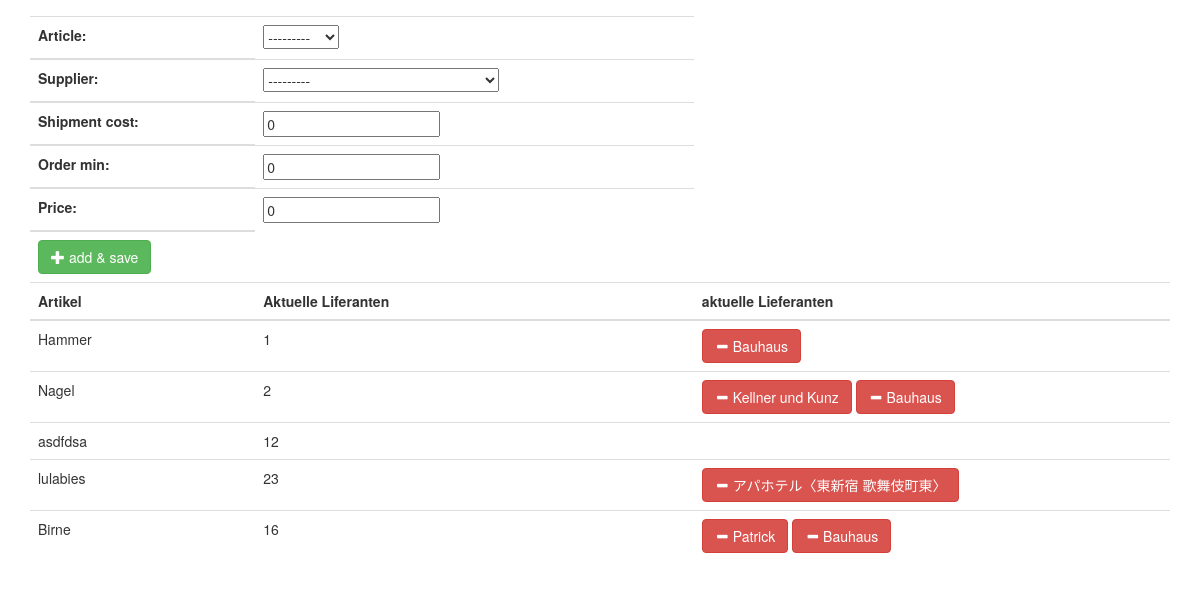
The page /getmatrix/ on the database as committed earlier.
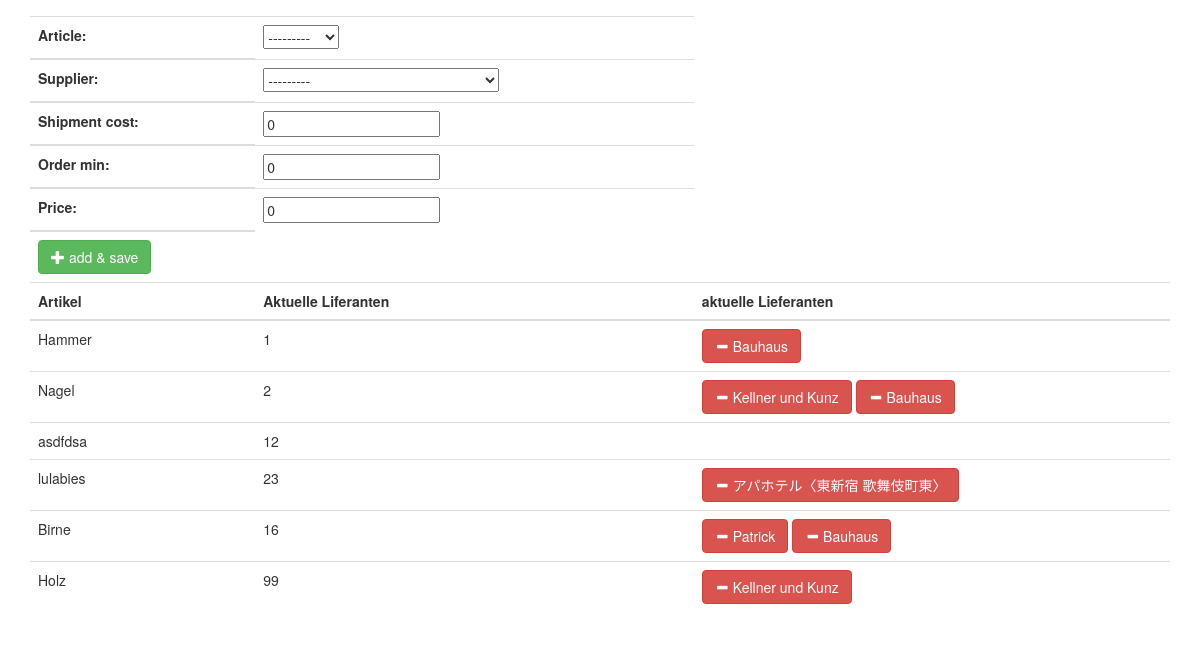
The same page on the database as committed later.
### warehouse/models.py (models this page shows, shortened)
class Article(models.Model):
    id = models.AutoField(primary_key=True)
    label = models.CharField(max_length=200)
    sensor_no = models.IntegerField()
    sensor_status = models.BooleanField(default=True)
    supplier = models.ManyToManyField(Supplier, through='Detail')
    def __str__(self):
        return self.label

class Detail(models.Model):
    id = models.AutoField(primary_key=True)
    article = models.ForeignKey(Article, on_delete=models.CASCADE)
    supplier = models.ForeignKey(Supplier, on_delete=models.CASCADE)
    shipment_cost = models.IntegerField(default=0)
    order_min = models.IntegerField(default=0)
    price = models.IntegerField(default=0)

class Supplier(models.Model):
    id = models.AutoField(primary_key=True)
    name = models.CharField(max_length=200)
    def __str__(self):
        return self.name

### warehouse/views.py (the view, shortened to what this page needs)
# urls.py: path('getmatrix/', MatrixListView.as_view(), name='getmatrix'),
class MatrixListView(generic.ListView):
    template_name = 'getmatrix.html'
    context_object_name = 'articles'
    queryset = Article.objects.all()
    def get_context_data(self, **kwargs):
        context = super(MatrixListView, self).get_context_data(**kwargs)
        context['details'] = Detail.objects.all()
        context['formx'] = SearchForm()
        context['formy'] = AddArticleToSuppForm()
        return context

### warehouse/forms.py
class SearchForm(forms.Form):
    search_term = forms.CharField(label='search_term', max_length=100, widget=forms.TextInput(attrs={'class': 'form-control',}))

class AddArticleToSuppForm(forms.ModelForm):
    class Meta:
        model = Detail
        fields = ('article', 'supplier','shipment_cost', 'order_min', 'price')
        widgets = {
        }

### warehouse/templates/getmatrix.html (shortened to what this page needs)
<!DOCTYPE html>
<html lang="en">
<head>
    <link rel="stylesheet" href="https://maxcdn.bootstrapcdn.com/bootstrap/3.3.7/css/bootstrap.min.css">
</head>
<body>
<div class="container">
<table class="table">
    <thead>
            <td>
            <form class="form-inline my-2 my-lg-0" action="/getmatrix/" method="post">
                {{formy}}
            </td>
               <td>
                <button type="submit" class="btn btn-success" name="AddArticleToSupp">
                    <span class="glyphicon glyphicon-plus"></span> add & save
                </button>
        </td>
        <tr>
            <th>Artikel</th>
            <th>Aktuelle Liferanten</th>
            <th>aktuelle Lieferanten</th>
        </tr>
    </thead>
    <tbody>
    {% for article in articles %}
    <tr>
        <td>{{article.label}}</td>
        <td>{{article.sensor_no}}</td>
        <td>
            <form action="/getmatrix/" method="post">
                    {% for detail in details %}
                        {% if detail.article == article %}
                            <button type="submit" class="btn btn-danger" name="sub" value="{{detail.id}}">
                                <span class="glyphicon glyphicon-minus"></span> {{detail.supplier}}
                            </button>
                        {% endif %}
                    {% endfor %}
            </form>
        </td>
    </tr>
    {% endfor %}
    </tbody>
</table>
</div>
</body>
</html>

Rows that differ between the two databases and show on the page:
added Article: label "Holz", sensor_no "99"
added Detail: {{ detail.id }} 28 (drawn), supplier "Kellner und Kunz", shown under "Holz"
